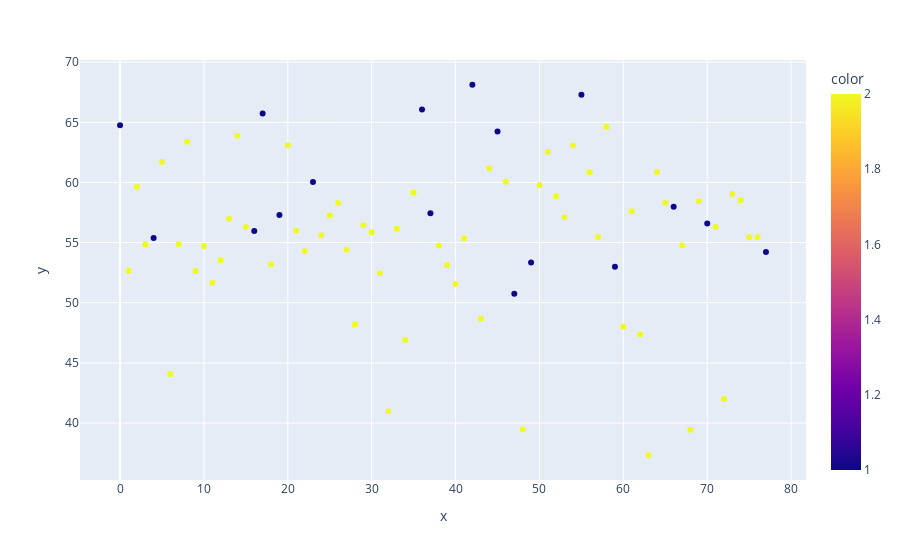

Write notebook code for a chart like this one.
### Code cell
key = list(similiarity_functions.keys())[i]
print( key )
i+=1

px.scatter(
    y=relevant_data[key],
    color=relevant_data.bad_tile
)

### Figure 1 — Plotly figure (JSON) as saved in the notebook; plotly's stock layout.template omitted (floating-point values rounded to 4 significant figures)
{"data": [{"hovertemplate": "x=%{x}<br>y=%{y}<br>color=%{marker.color}<extra></extra>", "legendgroup": "", "marker": {"color": [1, 2, 2, 2, 1, 2, 2, 2, 2, 2, 2, 2, 2, 2, 2, 2, 1, 1, 2, 1, 2, 2, 2, 1, 2, 2, 2, 2, 2, 2, 2, 2, 2, 2, 2, 2, 1, 1, 2, 2, 2, 2, 1, 2, 2, 1, 2, 1, 2, 1, 2, 2, 2, 2, 2, 1, 2, 2, 2, 1, 2, 2, 2, 2, 2, 2, 1, 2, 2, 2, 1, 2, 2, 2, 2, 2, 2, 1], "coloraxis": "coloraxis", "symbol": "circle"}, "mode": "markers", "name": "", "orientation": "v", "showlegend": false, "type": "scatter", "x": [0, 1, 2, 3, 4, 5, 6, 7, 8, 9, 10, 11, 12, 13, 14, 15, 16, 17, 18, 19, 20, 21, 22, 23, 24, 25, 26, 27, 28, 29, 30, 31, 32, 33, 34, 35, 36, 37, 38, 39, 40, 41, 42, 43, 44, 45, 46, 47, 48, 49, 50, 51, 52, 53, 54, 55, 56, 57, 58, 59, 60, 61, 62, 63, 64, 65, 66, 67, 68, 69, 70, 71, 72, 73, 74, 75, 76, 77], "xaxis": "x", "y": [64.76, 52.64, 59.65, 54.84, 55.38, 61.7, 44.07, 54.86, 63.38, 52.63, 54.73, 51.66, 53.53, 56.99, 63.87, 56.3, 55.96, 65.74, 53.19, 57.3, 63.08, 55.98, 54.3, 60.05, 55.6, 57.24, 58.28, 54.41, 48.18, 56.43, 55.85, 52.46, 40.98, 56.15, 46.9, 59.15, 66.06, 57.43, 54.76, 53.14, 51.56, 55.36, 68.12, 48.67, 61.15, 64.25, 60.05, 50.74, 39.46, 53.35, 59.8, 62.56, 58.86, 57.1, 63.08, 67.28, 60.84, 55.46, 64.6, 52.99, 48.01, 57.61, 47.37, 37.32, 60.86, 58.31, 57.97, 54.79, 39.45, 58.44, 56.59, 56.3, 42.01, 59.04, 58.53, 55.44, 55.44, 54.23], "yaxis": "y"}], "layout": {"autosize": true, "coloraxis": {"colorbar": {"title": {"text": "color"}}, "colorscale": [[0, "#0d0887"], [0.1111, "#46039f"], [0.2222, "#7201a8"], [0.3333, "#9c179e"], [0.4444, "#bd3786"], [0.5556, "#d8576b"], [0.6667, "#ed7953"], [0.7778, "#fb9f3a"], [0.8889, "#fdca26"], [1, "#f0f921"]]}, "legend": {"tracegroupgap": 0}, "margin": {"t": 60}, "xaxis": {"anchor": "y", "autorange": true, "domain": [0, 1], "range": [-4.581, 81.58], "title": {"text": "x"}, "type": "linear"}, "yaxis": {"anchor": "x", "autorange": true, "domain": [0, 1], "range": [34.94, 70.51], "title": {"text": "y"}, "type": "linear"}}}
